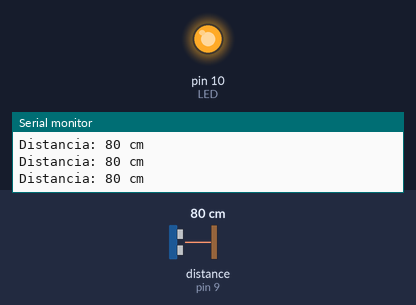
The sketch below on a simulated Arduino Uno, built with avr-gcc and run on an emulated ATmega328P. On the bench: output pins drawn as LEDs (lit = HIGH), the last lines printed to the serial monitor. Wiring (inferred from the names in the program): ultrasonic range finder: trigger pin 8; echo pin 9. The inputs (shaded band) are chosen by the test bench; at power-on: distance to the obstacle (sensor on pin 9) 80 cm. The echo pulse lasts 58.3 µs per cm; pins used as bus, display or sensor lines are not drawn.

Above: at 1.2 s.
1.3 s: distance to the obstacle (sensor on pin 9) set to 95 cm
At 1.8 s:
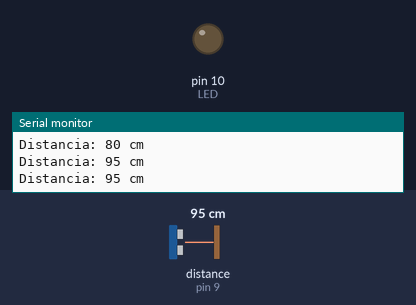
2.9 s: distance to the obstacle (sensor on pin 9) set to 2 cm
At 3.4 s:
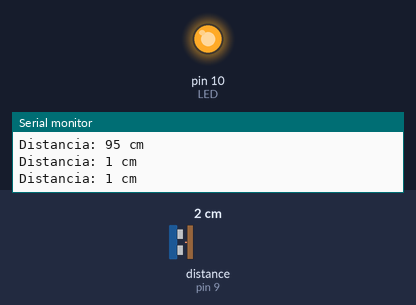
4.5 s: distance to the obstacle (sensor on pin 9) set to 120 cm
At 5.2 s:
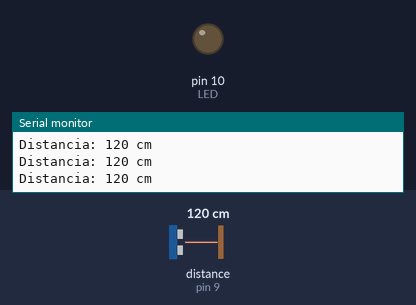
Timing chart, 0 to 7.5 s (numbered marks = the images above; inputs shaded):
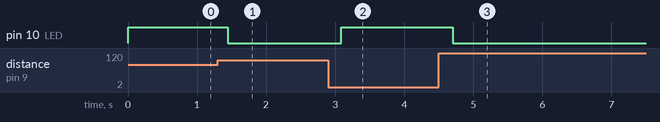

Measured:
- the behaviour switches between 90 and 91 cm on distance to the obstacle (sensor on pin 9) (found by bisection; images 0 and 1)
- after the input at 1.3 s, pin 10 (LED): HIGH → LOW after 0.14 s
- after the input at 2.9 s, pin 10 (LED): LOW → HIGH after 0.19 s
- after the input at 4.5 s, pin 10 (LED): HIGH → LOW after 0.20 s

The sketch:

brave_lappi1.ino
```cpp
int ECHO = 9;
int TRIG= 8;
int LED = 10;

long duracao;
long distancia;

void setup() {
  pinMode(TRIG, OUTPUT);
  pinMode(ECHO, INPUT);
  pinMode(LED, OUTPUT);

  Serial.begin(9600);
}

void loop() {

  // Gera o pulso ultrassônico
  digitalWrite(TRIG, LOW);
  delayMicroseconds(2);

  digitalWrite(TRIG, HIGH);
  delayMicroseconds(10);
  digitalWrite(TRIG, LOW);

  // Mede o tempo de retorno do sinal
  duracao = pulseIn(ECHO, HIGH);

  // Converte para centímetros
  distancia = duracao / 58;

  Serial.print("Distancia: ");
  Serial.print(distancia);
  Serial.println(" cm");

  // Acende o LED se estiver a menos de 90 cm
  if (distancia <= 90) {
    digitalWrite(LED, HIGH);
  } else {
    digitalWrite(LED, LOW);
  }

  delay(200);
}
```
